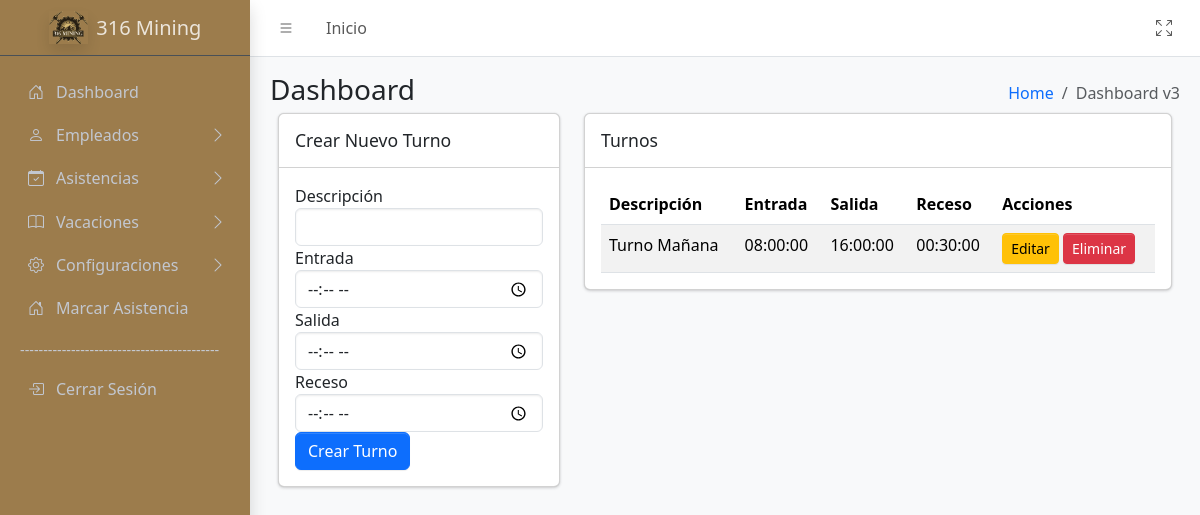
The page /sistema/controller/ConfiguracionesController/TurnosController.php?action=MostrarTurnos (signed in) on the database its author committed.
### tables this page shows
CREATE TABLE `turnos` (
  `idTurno` int(11) NOT NULL,
  `descripcion` varchar(50) NOT NULL,
  `entrada_previa` time NOT NULL,
  `entrada` time DEFAULT NULL,
  `salida` time DEFAULT NULL,
  `receso` time NOT NULL
);

### sistema/controller/BaseController.php (called while the page is built, shortened)
<?php
class BaseController {
        protected function loadView($view,
                                        $data = [],
                                        $additionalCss = [],
                                        $additionalJs = [],
                                        $title = 'Sistema') {
                                    include __DIR__ . '/../view/templates/layout.php';
    }
}
?>

### sistema/model/conexion.php (called while the page is built, shortened)
<?php
class Database {
    public function __construct() {
        try {
            $host = 'localhost';
            $dbname = 'biometrico';
            $username = 'root';
            $password = '';
            $this->conn = new PDO("mysql:host=$host;dbname=$dbname", $username, $password);
        } catch (PDOException $e) {
            echo "Error de conexión: " . $e->getMessage();
            exit();
        }
    }
}
?>

### sistema/model/ConfiguracionModel/TurnosModel.php (called while the page is built, shortened)
<?php
require_once __DIR__ . '/../conexion.php';
class Turnos extends Database {
    public function ObtenerTurnos() {
        $sql = "SELECT * FROM turnos ORDER BY descripcion ASC";
        $stmt = $this->conn->prepare($sql);
        $stmt->execute();
        return $stmt->fetchAll(PDO::FETCH_ASSOC);
    }
}
?>

### sistema/view/Configuracion/Turnos.php (the view, shortened to what this page needs)
<div class="col-sm-6">
    <h3 class="mb-0">Dashboard</h3>
</div>
<div class="col-sm-6">
    <ol class="breadcrumb float-sm-end">
        <li class="breadcrumb-item"><a href="/biometrico/sistema/controller/DashboardController/DashboardController.php?action=MostrarDashboard">Home</a></li>
        <li class="breadcrumb-item active" aria-current="page">
            Dashboard v3
        </li>
    </ol>
</div>
<div class="app-content">
    <div class="container-fluid">
        <div class="row">
            <div class="col-lg-4">
                <div class="card mb-3">
                    <div class="card-header">
                        <h3 class="card-title">Crear Nuevo Turno</h3>
                    </div>
                    <div class="card-body">
                        <form action="/biometrico/sistema/controller/ConfiguracionesController/TurnosController.php?action=CrearTurno" method="POST" id="formCrearTurno">
                            <div class="form-group">
                                <label for="descripcion">Descripción</label>
                                <input type="text" class="form-control" id="descripcion" name="descripcion" required>
                            </div>
                            <div class="form-group">
                                <label for="entrada">Entrada</label>
                                <input type="time" class="form-control" id="entrada" name="entrada" required>
                            </div>
                            <div class="form-group">
                                <label for="salida">Salida</label>
                                <input type="time" class="form-control" id="salida" name="salida" required>
                            </div>
                            <div class="form-group">
                                <label for="receso">Receso</label>
                                <input type="time" class="form-control" id="receso" name="receso" required>
                            </div>
                            <button type="submit" class="btn btn-primary">Crear Turno</button>
                        </form>
                    </div>
                </div>
            </div>
            <div class="col-lg-8">
                <div class="card mb-4">
                    <div class="card-header">
                        <h3 class="card-title">Turnos</h3>
                    </div>
                    <div class="card-body table-responsive">
                        <table class="table table-striped">
                            <thead>
                                <tr>
                                    <th>Descripción</th>
                                    <th>Entrada</th>
                                    <th>Salida</th>
                                    <th>Receso</th>
                                    <th>Acciones</th>
                                </tr>
                            </thead>
                            <tbody>
                                <?php foreach ($Turnos as $Turno): ?>
                                    <tr>
                                        <td><?= $Turno['descripcion'] ?></td>
                                        <td><?= $Turno['entrada'] ?></td>
                                        <td><?= $Turno['salida'] ?></td>
                                        <td><?= $Turno['receso'] ?></td>
                                        <td>
                                            <button class="btn btn-warning btn-sm" data-bs-toggle="modal" data-bs-target="#editModal"
                                                data-id="<?= $Turno['idTurno'] ?>"
                                                data-descripcion="<?= $Turno['descripcion'] ?>"
                                                data-entrada="<?= $Turno['entrada'] ?>"
                                                data-salida="<?= $Turno['salida'] ?>"
                                                data-receso="<?= $Turno['receso'] ?>">Editar</button>
                                            <button class="btn btn-danger btn-sm" data-bs-toggle="modal" data-bs-target="#deleteModal"
                                                data-id="<?= $Turno['idTurno'] ?>"
                                                data-descripcion="<?= $Turno['descripcion'] ?>">Eliminar</button>
                                        </td>
                                    </tr>
                                <?php endforeach; ?>
                            </tbody>
                        </table>
                    </div>
                </div>
            </div>
        </div>
    </div>
</div>

### rows shown on the page
turnos: descripcion "Turno Mañana", entrada "08:00:00", salida "16:00:00", receso "00:30:00"
